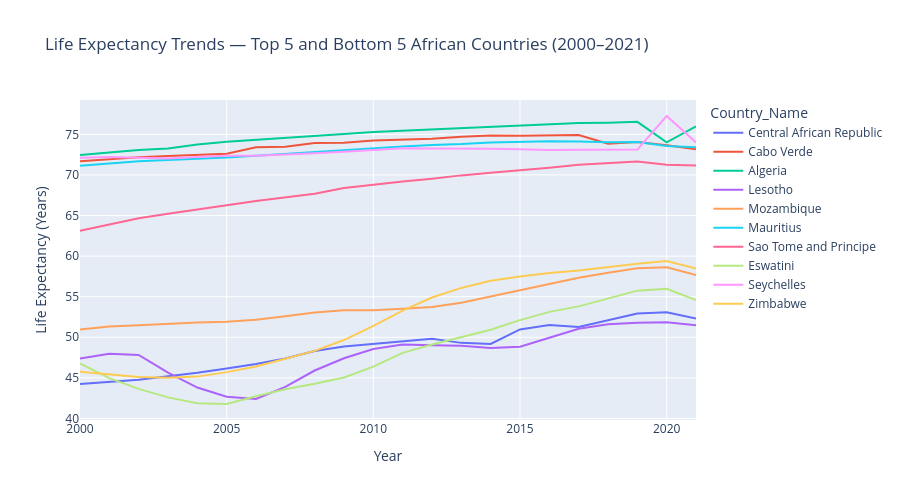

Notebook cell for this chart:
### Markdown cell above
## 3. Life Expectancy Trends — Top and Bottom 5 Countries

### Code cell
latest = df_combined[df_combined['Year'] == 2021].sort_values('Life_Expectancy', ascending=False)
top5 = latest.head(5)['Country_Code'].tolist()
bottom5 = latest.tail(5)['Country_Code'].tolist()

df_highlight = df_combined[df_combined['Country_Code'].isin(top5 + bottom5)]

fig = px.line(
    df_highlight,
    x='Year', y='Life_Expectancy',
    color='Country_Name',
    title='Life Expectancy Trends — Top 5 and Bottom 5 African Countries (2000–2021)',
    labels={'Life_Expectancy': 'Life Expectancy (Years)'}
)
fig.update_layout(height=500)
fig.show()

print("Top 5 countries (2021):")
print(latest[['Country_Name', 'Life_Expectancy']].head(5).round(1).to_string())
print("\nBottom 5 countries (2021):")
print(latest[['Country_Name', 'Life_Expectancy']].tail(5).round(1).to_string())

# Insight: North African and island nations lead life expectancy.
# HIV/AIDS epidemic explains the dip in Southern African countries pre-2005.

### Figure 1 — Plotly figure (JSON) as saved in the notebook; plotly's stock layout.template omitted (floating-point values rounded to 4 significant figures)
{"data": [{"hovertemplate": "Country_Name=Central African Republic<br>Year=%{x}<br>Life Expectancy (Years)=%{y}<extra></extra>", "legendgroup": "Central African Republic", "line": {"color": "#636efa", "dash": "solid"}, "marker": {"symbol": "circle"}, "mode": "lines", "name": "Central African Republic", "orientation": "v", "showlegend": true, "type": "scatter", "x": [2000, 2001, 2002, 2003, 2004, 2005, 2006, 2007, 2008, 2009, 2010, 2011, 2012, 2013, 2014, 2015, 2016, 2017, 2018, 2019, 2020, 2021], "xaxis": "x", "y": [44.23, 44.47, 44.77, 45.21, 45.62, 46.14, 46.7, 47.39, 48.3, 48.87, 49.2, 49.47, 49.82, 49.31, 49.18, 50.97, 51.5, 51.27, 52.14, 52.93, 53.08, 52.31], "yaxis": "y"}, {"hovertemplate": "Country_Name=Cabo Verde<br>Year=%{x}<br>Life Expectancy (Years)=%{y}<extra></extra>", "legendgroup": "Cabo Verde", "line": {"color": "#EF553B", "dash": "solid"}, "marker": {"symbol": "circle"}, "mode": "lines", "name": "Cabo Verde", "orientation": "v", "showlegend": true, "type": "scatter", "x": [2000, 2001, 2002, 2003, 2004, 2005, 2006, 2007, 2008, 2009, 2010, 2011, 2012, 2013, 2014, 2015, 2016, 2017, 2018, 2019, 2020, 2021], "xaxis": "x", "y": [71.7, 71.99, 72.19, 72.33, 72.44, 72.62, 73.41, 73.47, 73.93, 73.98, 74.23, 74.33, 74.46, 74.7, 74.87, 74.83, 74.86, 74.91, 73.86, 74.06, 73.67, 73.16], "yaxis": "y"}, {"hovertemplate": "Country_Name=Algeria<br>Year=%{x}<br>Life Expectancy (Years)=%{y}<extra></extra>", "legendgroup": "Algeria", "line": {"color": "#00cc96", "dash": "solid"}, "marker": {"symbol": "circle"}, "mode": "lines", "name": "Algeria", "orientation": "v", "showlegend": true, "type": "scatter", "x": [2000, 2001, 2002, 2003, 2004, 2005, 2006, 2007, 2008, 2009, 2010, 2011, 2012, 2013, 2014, 2015, 2016, 2017, 2018, 2019, 2020, 2021], "xaxis": "x", "y": [72.47, 72.77, 73.09, 73.27, 73.76, 74.08, 74.35, 74.59, 74.84, 75.06, 75.29, 75.45, 75.64, 75.79, 75.93, 76.07, 76.28, 76.4, 76.44, 76.55, 74.02, 75.98], "yaxis": "y"}, {"hovertemplate": "Country_Name=Lesotho<br>Year=%{x}<br>Life Expectancy (Years)=%{y}<extra></extra>", "legendgroup": "Lesotho", "line": {"color": "#ab63fa", "dash": "solid"}, "marker": {"symbol": "circle"}, "mode": "lines", "name": "Lesotho", "orientation": "v", "showlegend": true, "type": "scatter", "x": [2000, 2001, 2002, 2003, 2004, 2005, 2006, 2007, 2008, 2009, 2010, 2011, 2012, 2013, 2014, 2015, 2016, 2017, 2018, 2019, 2020, 2021], "xaxis": "x", "y": [47.38, 47.97, 47.83, 45.65, 43.81, 42.66, 42.39, 43.89, 45.9, 47.42, 48.57, 49.1, 49.02, 48.96, 48.68, 48.84, 49.95, 51.05, 51.6, 51.78, 51.85, 51.48], "yaxis": "y"}, {"hovertemplate": "Country_Name=Mozambique<br>Year=%{x}<br>Life Expectancy (Years)=%{y}<extra></extra>", "legendgroup": "Mozambique", "line": {"color": "#FFA15A", "dash": "solid"}, "marker": {"symbol": "circle"}, "mode": "lines", "name": "Mozambique", "orientation": "v", "showlegend": true, "type": "scatter", "x": [2000, 2001, 2002, 2003, 2004, 2005, 2006, 2007, 2008, 2009, 2010, 2011, 2012, 2013, 2014, 2015, 2016, 2017, 2018, 2019, 2020, 2021], "xaxis": "x", "y": [50.95, 51.32, 51.47, 51.67, 51.82, 51.93, 52.16, 52.59, 53.06, 53.33, 53.33, 53.53, 53.74, 54.24, 55.03, 55.86, 56.63, 57.33, 57.94, 58.51, 58.63, 57.66], "yaxis": "y"}, {"hovertemplate": "Country_Name=Mauritius<br>Year=%{x}<br>Life Expectancy (Years)=%{y}<extra></extra>", "legendgroup": "Mauritius", "line": {"color": "#19d3f3", "dash": "solid"}, "marker": {"symbol": "circle"}, "mode": "lines", "name": "Mauritius", "orientation": "v", "showlegend": true, "type": "scatter", "x": [2000, 2001, 2002, 2003, 2004, 2005, 2006, 2007, 2008, 2009, 2010, 2011, 2012, 2013, 2014, 2015, 2016, 2017, 2018, 2019, 2020, 2021], "xaxis": "x", "y": [71.14, 71.44, 71.68, 71.84, 71.99, 72.14, 72.38, 72.6, 72.87, 73.1, 73.35, 73.52, 73.69, 73.8, 74.01, 74.13, 74.16, 74.12, 74.03, 74.06, 73.57, 73.42], "yaxis": "y"}, {"hovertemplate": "Country_Name=Sao Tome and Principe<br>Year=%{x}<br>Life Expectancy (Years)=%{y}<extra></extra>", "legendgroup": "Sao Tome and Principe", "line": {"color": "#FF6692", "dash": "solid"}, "marker": {"symbol": "circle"}, "mode": "lines", "name": "Sao Tome and Principe", "orientation": "v", "showlegend": true, "type": "scatter", "x": [2000, 2001, 2002, 2003, 2004, 2005, 2006, 2007, 2008, 2009, 2010, 2011, 2012, 2013, 2014, 2015, 2016, 2017, 2018, 2019, 2020, 2021], "xaxis": "x", "y": [63.13, 63.93, 64.65, 65.23, 65.71, 66.27, 66.78, 67.23, 67.69, 68.4, 68.82, 69.2, 69.54, 69.95, 70.26, 70.56, 70.9, 71.26, 71.44, 71.66, 71.25, 71.18], "yaxis": "y"}, {"hovertemplate": "Country_Name=Eswatini<br>Year=%{x}<br>Life Expectancy (Years)=%{y}<extra></extra>", "legendgroup": "Eswatini", "line": {"color": "#B6E880", "dash": "solid"}, "marker": {"symbol": "circle"}, "mode": "lines", "name": "Eswatini", "orientation": "v", "showlegend": true, "type": "scatter", "x": [2000, 2001, 2002, 2003, 2004, 2005, 2006, 2007, 2008, 2009, 2010, 2011, 2012, 2013, 2014, 2015, 2016, 2017, 2018, 2019, 2020, 2021], "xaxis": "x", "y": [46.78, 44.97, 43.64, 42.59, 41.87, 41.78, 42.74, 43.6, 44.28, 45.05, 46.39, 48.08, 49.11, 49.98, 50.93, 52.11, 53.13, 53.81, 54.74, 55.75, 55.97, 54.59], "yaxis": "y"}, {"hovertemplate": "Country_Name=Seychelles<br>Year=%{x}<br>Life Expectancy (Years)=%{y}<extra></extra>", "legendgroup": "Seychelles", "line": {"color": "#FF97FF", "dash": "solid"}, "marker": {"symbol": "circle"}, "mode": "lines", "name": "Seychelles", "orientation": "v", "showlegend": true, "type": "scatter", "x": [2000, 2001, 2002, 2003, 2004, 2005, 2006, 2007, 2008, 2009, 2010, 2011, 2012, 2013, 2014, 2015, 2016, 2017, 2018, 2019, 2020, 2021], "xaxis": "x", "y": [72.11, 72.23, 72.12, 72.03, 72.22, 72.36, 72.36, 72.47, 72.66, 72.85, 73.12, 73.3, 73.25, 73.29, 73.24, 73.16, 73.07, 73.09, 73.08, 73.12, 77.26, 74.01], "yaxis": "y"}, {"hovertemplate": "Country_Name=Zimbabwe<br>Year=%{x}<br>Life Expectancy (Years)=%{y}<extra></extra>", "legendgroup": "Zimbabwe", "line": {"color": "#FECB52", "dash": "solid"}, "marker": {"symbol": "circle"}, "mode": "lines", "name": "Zimbabwe", "orientation": "v", "showlegend": true, "type": "scatter", "x": [2000, 2001, 2002, 2003, 2004, 2005, 2006, 2007, 2008, 2009, 2010, 2011, 2012, 2013, 2014, 2015, 2016, 2017, 2018, 2019, 2020, 2021], "xaxis": "x", "y": [45.75, 45.43, 45.11, 45.01, 45.15, 45.71, 46.41, 47.35, 48.33, 49.66, 51.42, 53.28, 54.9, 56.08, 56.96, 57.49, 57.92, 58.24, 58.7, 59.07, 59.4, 58.48], "yaxis": "y"}], "layout": {"height": 500, "legend": {"title": {"text": "Country_Name"}, "tracegroupgap": 0}, "title": {"text": "Life Expectancy Trends — Top 5 and Bottom 5 African Countries (2000–2021)"}, "xaxis": {"anchor": "y", "domain": [0, 1], "title": {"text": "Year"}}, "yaxis": {"anchor": "x", "domain": [0, 1], "title": {"text": "Life Expectancy (Years)"}}}}
